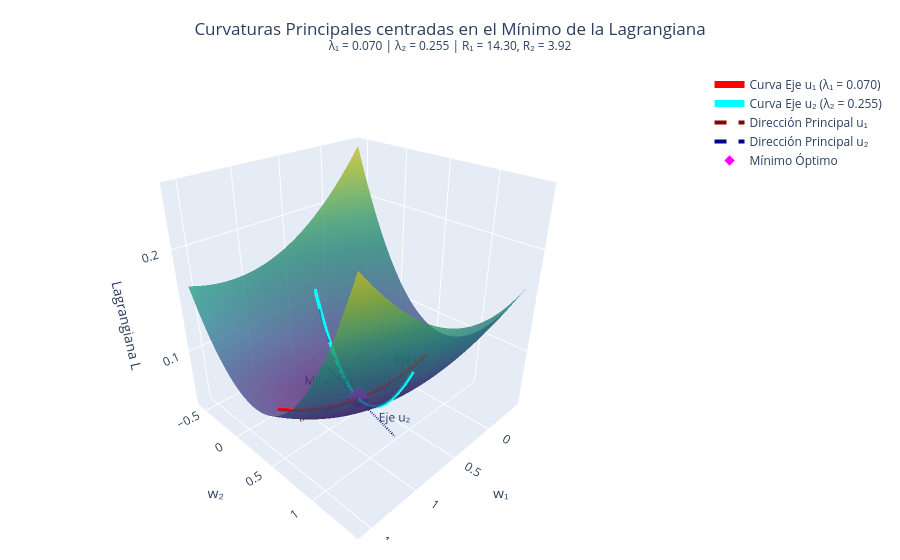

This figure's notebook cell:
### Code cell
# ==============================================================================
# 4. VISUALIZACIÓN 3D CON PLOTLY
# ==============================================================================
w1_grid = np.linspace(w1_opt - 1.0, w1_opt + 1.0, 80)
w2_grid = np.linspace(w2_opt - 1.0, w2_opt + 1.0, 80)
W1, W2 = np.meshgrid(w1_grid, w2_grid)
L_surface = L_func(W1, W2)

fig = go.Figure()

# Superficie Principal L(w1, w2)
fig.add_trace(go.Surface(
    x=W1, y=W2, z=L_surface,
    colorscale='Viridis', opacity=0.75,
    name='L(w₁, w₂)', showscale=False
))

# Curva sobre la superficie a lo largo del Eje Principal u1
fig.add_trace(go.Scatter3d(
    x=w1_c1, y=w2_c1, z=L_c1,
    mode='lines', line=dict(color='red', width=7),
    name=f'Curva Eje u₁ (λ₁ = {lambda_h1:.3f})'
))

# Curva sobre la superficie a lo largo del Eje Principal u2
fig.add_trace(go.Scatter3d(
    x=w1_c2, y=w2_c2, z=L_c2,
    mode='lines', line=dict(color='cyan', width=7),
    name=f'Curva Eje u₂ (λ₂ = {lambda_h2:.3f})'
))

# Vectores Principales Centrados en el Punto Mínimo (Proyección en el piso)
scale_vec = 0.6
fig.add_trace(go.Scatter3d(
    x=[w1_opt - scale_vec*u1[0], w1_opt + scale_vec*u1[0]],
    y=[w2_opt - scale_vec*u1[1], w2_opt + scale_vec*u1[1]],
    z=[L_opt, L_opt],
    mode='lines+text', line=dict(color='darkred', width=4, dash='dash'),
    text=["", "Eje u₁"], name='Dirección Principal u₁'
))

fig.add_trace(go.Scatter3d(
    x=[w1_opt - scale_vec*u2[0], w1_opt + scale_vec*u2[0]],
    y=[w2_opt - scale_vec*u2[1], w2_opt + scale_vec*u2[1]],
    z=[L_opt, L_opt],
    mode='lines+text', line=dict(color='darkblue', width=4, dash='dash'),
    text=["", "Eje u₂"], name='Dirección Principal u₂'
))

# Marcador del Mínimo Óptimo Restringido
fig.add_trace(go.Scatter3d(
    x=[w1_opt], y=[w2_opt], z=[L_opt],
    mode='markers+text', marker=dict(size=8, color='magenta', symbol='diamond'),
    text=[f" Mínimo ({w1_opt:.2f}, {w2_opt:.2f})"],
    textposition="top center", name='Mínimo Óptimo'
))

# Layout y Cámara
fig.update_layout(
    title=dict(
        text=f"Curvaturas Principales centradas en el Mínimo de la Lagrangiana<br><sup>λ₁ = {lambda_h1:.3f} | λ₂ = {lambda_h2:.3f} | R₁ = {1/lambda_h1:.2f}, R₂ = {1/lambda_h2:.2f}</sup>",
        x=0.5
    ),
    scene=dict(
        xaxis_title='w₁',
        yaxis_title='w₂',
        zaxis_title='Lagrangiana L',
        camera=dict(eye=dict(x=1.4, y=1.4, z=1.1))
    ),
    margin=dict(l=20, r=20, b=20, t=70)
)

fig.show()
